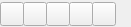
  <widget class="QFrame" name="frameSimu">
   <property name="geometry">
    <rect>
     <x>410</x>
     <y>0</y>
     <width>131</width>
     <height>27</height>
    </rect>
   </property>
   <property name="font">
    <font/>
   </property>
   <property name="mouseTracking">
    <bool>true</bool>
   </property>
   <property name="autoFillBackground">
    <bool>true</bool>
   </property>
   <property name="frameShape">
    <enum>QFrame::NoFrame</enum>
   </property>
   <property name="frameShadow">
    <enum>QFrame::Plain</enum>
   </property>
   <widget class="QPushButton" name="backward">
    <property name="geometry">
     <rect>
      <x>0</x>
      <y>2</y>
      <width>24</width>
      <height>24</height>
     </rect>
    </property>
    <property name="maximumSize">
     <size>
      <width>24</width>
      <height>24</height>
     </size>
    </property>
    <property name="font">
     <font/>
    </property>
    <property name="mouseTracking">
     <bool>true</bool>
    </property>
    <property name="autoFillBackground">
     <bool>true</bool>
    </property>
    <property name="text">
     <string notr="true"/>
    </property>
    <property name="icon">
     <iconset resource="../../../../resources.qrc">
      <normaloff>:/resources/interface/backward.png</normaloff>:/resources/interface/backward.png</iconset>
    </property>
    <property name="iconSize">
     <size>
      <width>24</width>
      <height>24</height>
     </size>
    </property>
    <property name="shortcut">
     <string notr="true"/>
    </property>
   </widget>
   <widget class="QPushButton" name="rewind">
    <property name="geometry">
     <rect>
      <x>23</x>
      <y>2</y>
      <width>24</width>
      <height>24</height>
     </rect>
    </property>
    <property name="maximumSize">
     <size>
      <width>24</width>
      <height>24</height>
     </size>
    </property>
    <property name="font">
     <font/>
    </property>
    <property name="mouseTracking">
     <bool>true</bool>
    </property>
    <property name="autoFillBackground">
     <bool>true</bool>
    </property>
    <property name="text">
     <string notr="true"/>
    </property>
    <property name="icon">
     <iconset resource="../../../../resources.qrc">
      <normaloff>:/resources/interface/rewind.png</normaloff>:/resources/interface/rewind.png</iconset>
    </property>
    <property name="iconSize">
     <size>
      <width>24</width>
      <height>24</height>
     </size>
    </property>
    <property name="shortcut">
     <string notr="true"/>
    </property>
   </widget>
   <widget class="QPushButton" name="pause">
    <property name="geometry">
     <rect>
      <x>46</x>
      <y>2</y>
      <width>24</width>
      <height>24</height>
     </rect>
    </property>
    <property name="maximumSize">
     <size>
      <width>24</width>
      <height>24</height>
     </size>
    </property>
    <property name="font">
     <font/>
    </property>
    <property name="mouseTracking">
     <bool>true</bool>
    </property>
    <property name="autoFillBackground">
     <bool>true</bool>
    </property>
    <property name="text">
     <string notr="true"/>
    </property>
    <property name="icon">
     <iconset resource="../../../../resources.qrc">
      <normaloff>:/resources/interface/pause.png</normaloff>:/resources/interface/pause.png</iconset>
    </property>
    <property name="iconSize">
     <size>
      <width>24</width>
      <height>24</height>
     </size>
    </property>
    <property name="shortcut">
     <string notr="true"/>
    </property>
   </widget>
   <widget class="QPushButton" name="play">
    <property name="geometry">
     <rect>
      <x>69</x>
      <y>2</y>
      <width>24</width>
      <height>24</height>
     </rect>
    </property>
    <property name="maximumSize">
     <size>
      <width>24</width>
      <height>24</height>
     </size>
    </property>
    <property name="font">
     <font/>
    </property>
    <property name="mouseTracking">
     <bool>true</bool>
    </property>
    <property name="autoFillBackground">
     <bool>true</bool>
    </property>
    <property name="text">
     <string notr="true"/>
    </property>
    <property name="icon">
     <iconset resource="../../../../resources.qrc">
      <normaloff>:/resources/interface/play.png</normaloff>:/resources/interface/play.png</iconset>
    </property>
    <property name="iconSize">
     <size>
      <width>24</width>
      <height>24</height>
     </size>
    </property>
    <property name="shortcut">
     <string notr="true"/>
    </property>
   </widget>
   <widget class="QPushButton" name="forward">
    <property name="geometry">
     <rect>
      <x>92</x>
      <y>2</y>
      <width>24</width>
      <height>24</height>
     </rect>
    </property>
    <property name="maximumSize">
     <size>
      <width>24</width>
      <height>24</height>
     </size>
    </property>
    <property name="font">
     <font/>
    </property>
    <property name="mouseTracking">
     <bool>true</bool>
    </property>
    <property name="autoFillBackground">
     <bool>true</bool>
    </property>
    <property name="text">
     <string notr="true"/>
    </property>
    <property name="icon">
     <iconset resource="../../../../resources.qrc">
      <normaloff>:/resources/interface/forward.png</normaloff>:/resources/interface/forward.png</iconset>
    </property>
    <property name="iconSize">
     <size>
      <width>24</width>
      <height>24</height>
     </size>
    </property>
    <property name="shortcut">
     <string notr="true"/>
    </property>
   </widget>
  </widget>
